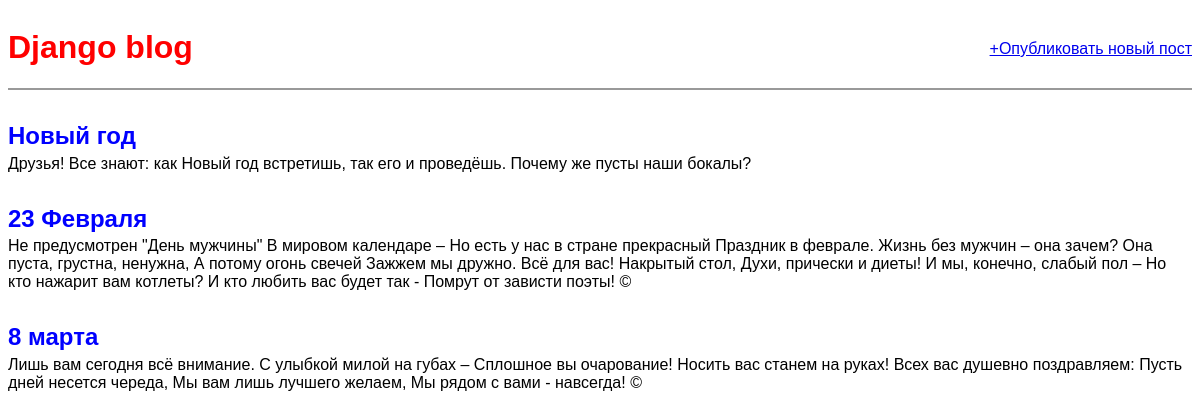
Before: / with the older database file.
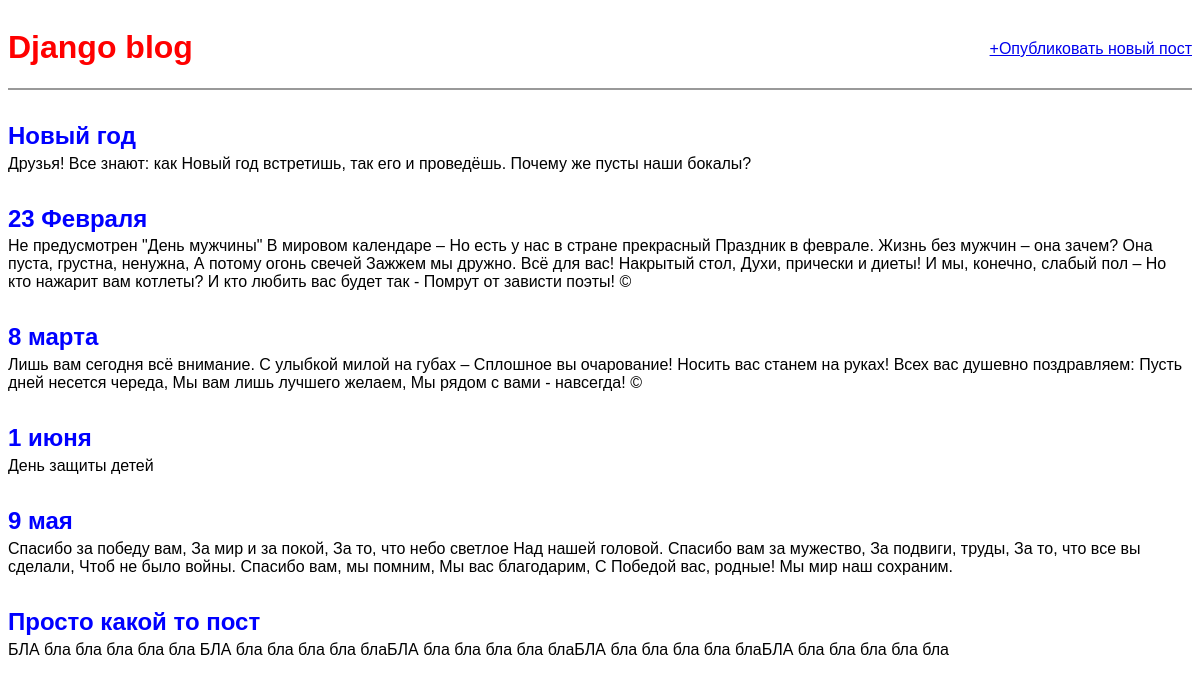
After: the same page with the newer database file.
### blog/models.py (models this page shows, shortened)
class Post(models.Model):
	title = models.CharField(max_length=200)
	author = models.ForeignKey('auth.user', on_delete=models.CASCADE)
	body = models.TextField()
	class Meta:
		verbose_name='Пост'
		verbose_name_plural = 'Посты'

### blog/views.py (the view)
# urls.py: path('', views.BlogListView.as_view(), name='home'),
class BlogListView(ListView):
	model = Post
	template_name = 'home.html'

### templates/home.html
{% extends 'base.html' %}
{% block content %}
	{% for post in object_list %}
		<div class ='post-entry'>
			<h2><a href="{% url 'post_detail' post.id %}">{{post.title}}</a></h2>
			<p>{{post.body}}</p>
		</div>
	{% endfor %}
{% endblock content %}

### templates/base.html (shortened to what this page needs)
<!DOCTYPE html>
{% load static %}
<html>
<head>
	<link rel="stylesheet" type="text/css" href="{% static "css/base.css" %}">
</head>
<body>
	<div class="container">
		<header>
			<div class="nav-left">
				<h1><a href="/">Django blog</a></h1>
			</div>
			<div class="nav-right">
				<a href="{% url 'post_new' %}">+Опубликовать новый пост</a>
			</div>
		</header>
			{% block content %}
			{% endblock content %}
	</div>
</body>
</html>

### static/css/base.css (style rules this page uses)
body { font-family: 'Noto Sans JP', sans-serif; font-size: 16px; }
header { border-bottom: 2px solid #999; margin-bottom: 2rem; display: flex; }
header h1 a { color: red; text-decoration: none; }
.nav-left { margin-right: auto; }
.nav-right { display: flex; padding-top: 2rem; }
.post-entry { margin-bottom: 2rem; }
.post-entry h2 { margin: 0.3rem 0; }
.post-entry h2 a, .post-entry h2 a:visited { color: blue; text-decoration: none; }
.post-entry p { margin: 0; font-weight: 400; }

Changed rows visible on the page:
added Post: title "1 июня", body "День защиты детей"
added Post: title "9 мая", body "Спасибо за победу вам, За мир и за покой, За то, что небо светлое Над нашей головой. Спасибо вам за мужество, За подвиги, труды, За то, что все вы сделали, Чтоб не было войны. Спасибо вам, мы помним, Мы вас благодарим, С Победой вас, родные! Мы мир наш сохраним."
added Post: title "Просто какой то пост", body "БЛА бла бла бла бла бла БЛА бла бла бла бла блаБЛА бла бла бла бла блаБЛА бла бла бла бла блаБЛА бла бла бла бла бла"
